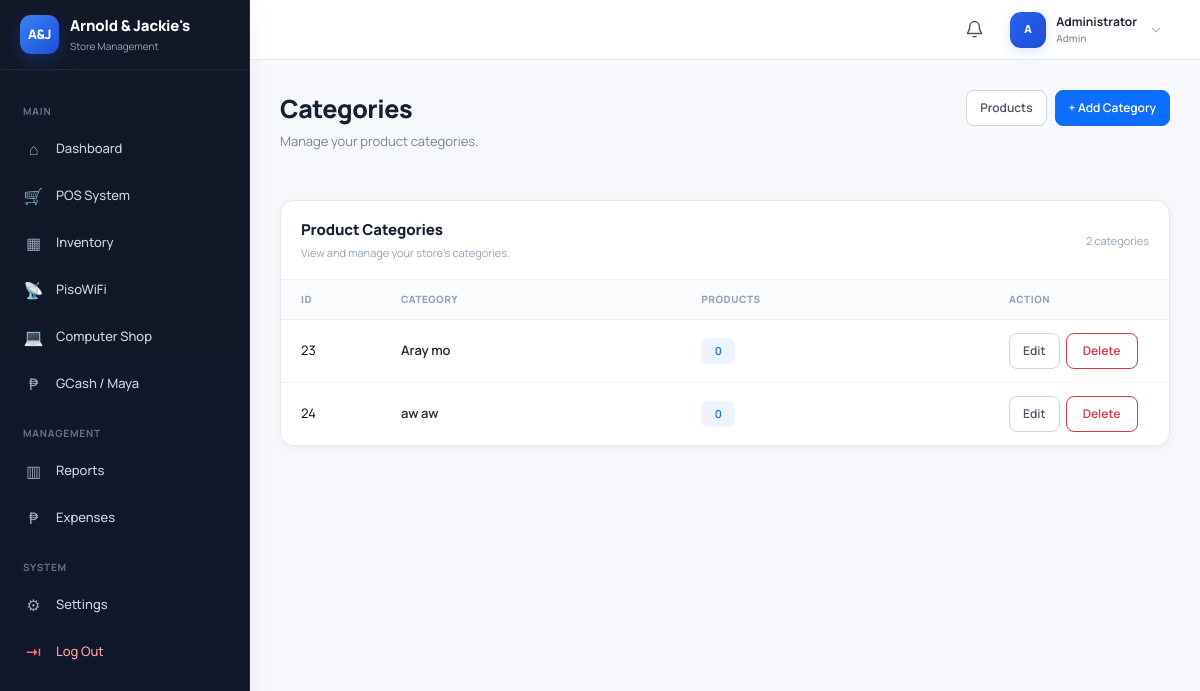
Page /categories/index.php (signed in) on the committed database.
### tables this page shows
CREATE TABLE `categories` (
  `id` int(10) unsigned NOT NULL AUTO_INCREMENT,
  `category_name` varchar(100) NOT NULL,
  `created_at` timestamp NOT NULL DEFAULT current_timestamp(),
  PRIMARY KEY (`id`),
  UNIQUE KEY `category_name` (`category_name`)
);

### categories/index.php (the view, shortened to what this page needs)
<?php
require_once '../config/auth.php';
$basePath = '../';
$categories = $pdo->query("
    SELECT
        c.id,
        c.category_name,
        COUNT(p.id) AS product_count
    FROM categories c
    LEFT JOIN products p
        ON p.category_id = c.id
        AND p.is_active = 1
    GROUP BY
        c.id,
        c.category_name
    ORDER BY
        c.id ASC
")->fetchAll();
?>
<!doctype html>
<html lang="en">
<head>
    <link
        href="https://cdn.jsdelivr.net/npm/bootstrap@5.3.3/dist/css/bootstrap.min.css"
        rel="stylesheet">
    <link
        rel="stylesheet"
        href="<?= $basePath ?>assets/css/admin.css">
</head>
<body>
    <?php
    require_once $basePath . 'includes/sidebar.php';
    ?>
    <div class="main">
        <?php
        require_once $basePath . 'includes/topbar.php';
        ?>
        <main class="content">
            <div
                class="d-flex justify-content-between align-items-start mb-4">
                <div>
                    <div class="page-title">
                        Categories
                    </div>
                    <div class="page-subtitle">
                        Manage your product categories.
                    </div>
                </div>
                <div class="d-flex gap-2">
                    <a
                        href="../products/"
                        class="dashboard-button button-secondary">
                        Products
                    </a>
                    <button
                        type="button"
                        id="openAddCategoryModal"
                        class="dashboard-button button-primary">
                        + Add Category
                    </button>
                </div>
            </div>
            <div class="section-card">
                <div class="section-header">
                    <div>
                        <div class="section-title">
                            Product Categories
                        </div>
                        <div class="section-subtitle">
                            View and manage your store's categories.
                        </div>
                    </div>
                    <div class="section-subtitle">
                        <?= count($categories) ?>
                        categor<?= count($categories) === 1 ? 'y' : 'ies' ?>
                    </div>
                </div>
                <div class="table-responsive">
                    <table
                        class="table dashboard-table">
                        <thead>
                            <tr>
                                <th style="width: 100px;">
                                    ID
                                </th>
                                <th>
                                    Category
                                </th>
                                <th>
                                    Products
                                </th>
                                <th style="width: 180px;">
                                    Action
                                </th>
                            </tr>
                        </thead>
                        <tbody>
                            <?php foreach (
                                $categories
                                as $category
                            ): ?>
                                <tr>
                                    <td class="category-id">
                                        <?= (int)$category['id'] ?>
                                    </td>
                                    <td>
                                        <div class="category-name">
                                            <?= htmlspecialchars(
                                                $category['category_name']
                                            ) ?>
                                        </div>
                                    </td>
                                    <td>
                                        <span class="product-count">
                                            <?= (int)$category['product_count'] ?>
                                        </span>
                                    </td>
                                    <td>
                                        <div class="category-actions">
                                            <a
                                                href="edit.php?id=<?= (int)$category['id'] ?>"
                                                class="dashboard-button button-secondary">
                                                Edit
                                            </a>
                                            <?php if (
                                                (int)$category['product_count'] === 0
                                            ): ?>
                                                <button
                                                    type="button"
                                                    class="category-action-delete delete-category-button"
                                                    data-id="<?= (int)$category['id'] ?>"
                                                    data-name="<?= htmlspecialchars(
                                                                    $category['category_name'],
                                                                    ENT_QUOTES,
                                                                    'UTF-8'
                                                                ) ?>">
                                                    Delete
                                                </button>
                                            <?php endif; ?>
                                        </div>
                                    </td>
                                </tr>
                            <?php endforeach; ?>
                        </tbody>
                    </table>
                </div>
            </div>
        </main>
    </div>
</body>
</html>

### assets/css/admin.css (style rules this page uses)
:root { --primary: #2563eb; --primary-hover: #1d4ed8; --primary-soft: #eff6ff; --primary-light: #dbeafe; --success: #16a34a; --success-soft: #ecfdf3; --danger: #dc2626; --danger-soft: #fef2f2; --warning: #d97706; --warning-soft: #fffbeb; --info: #0891b2; --info-soft: #ecfeff; --purple: #7c3aed; --purple-soft: #f5f3ff; --page-bg: #f6f8fc; --surface: #ffffff; --surface-soft: #f8fafc; --surface-hover: #f1f5f9; --text: #172033; --text-secondary: #475569; --text-muted: #7b8494; --text-light: #94a3b8; --border: #e5e7eb; --border-light: #edf0f4; --border-dark: #d9dee7; --sidebar-bg: #0f172a; --sidebar-surface: #111c31; --sidebar-border: rgba(255, 255, 255, .08); --sidebar-text: #cbd5e1; --sidebar-muted: #64748b; --radius-xs: 6px; --radius-sm: 8px; --radius-md: 10px; --radius-lg: 14px; --radius-xl: 18px; --radius-2xl: 22px; --shadow-xs: 0 1px 2px rgba(15, 23, 42, .04); --shadow-sm: 0 2px 8px rgba(15, 23, 42, .05); --shadow-md: 0 8px 24px rgba(15, 23, 42, .07); --shadow-lg: 0 16px 40px rgba(15, 23, 42, .10); --shadow-xl: 0 24px 60px rgba(15, 23, 42, .14); --ease: cubic-bezier(.22, 1, .36, 1); --transition-fast: 150ms var(--ease); --transition: 220ms var(--ease); --transition-slow: 350ms var(--ease); }
*, *::before, *::after { box-sizing: border-box; }
html { scroll-behavior: smooth; }
body { margin: 0; font-family: "Manrope", -apple-system, BlinkMacSystemFont, "Segoe UI", sans-serif; background: var(--page-bg); color: var(--text); font-size: 14px; line-height: 1.5; -webkit-font-smoothing: antialiased; -moz-osx-font-smoothing: grayscale; text-rendering: optimizeLegibility; }
a { color: inherit; }
button, input, textarea, select { font: inherit; }
button { -webkit-tap-highlight-color: transparent; }
* { scrollbar-width: thin; scrollbar-color: #cbd5e1 transparent; }
.main { margin-left: 250px; min-height: 100vh; transition: margin-left var(--transition); }
.content { padding: 30px; animation: pageContentEnter .4s var(--ease); }
.page-title { font-size: 25px; font-weight: 750; letter-spacing: -.45px; margin: 0 0 4px; }
.page-subtitle { color: var(--text-muted); font-size: 13px; margin-bottom: 25px; }
.section-card { background: var(--surface); border: 1px solid var(--border); border-radius: var(--radius-lg); box-shadow: var(--shadow-sm); overflow: hidden; transition: box-shadow var(--transition), border-color var(--transition); }
.section-header { padding: 18px 20px; border-bottom: 1px solid var(--border-light); display: flex; justify-content: space-between; align-items: center; }
.section-title { font-size: 15px; font-weight: 750; margin: 0; letter-spacing: -.15px; }
.section-subtitle { font-size: 11px; color: var(--text-light); margin-top: 3px; }
.dashboard-table { margin: 0; }
.dashboard-table th { font-size: 10px; color: var(--text-light); text-transform: uppercase; font-weight: 750; letter-spacing: .5px; background: #fafbfc; border-bottom: 1px solid var(--border-light); padding: 12px 20px; white-space: nowrap; }
.dashboard-table td { padding: 13px 20px; font-size: 13px; vertical-align: middle; border-bottom: 1px solid #f0f2f5; }
.dashboard-table tbody tr { transition: background var(--transition-fast); }
.dashboard-table tr:last-child td { border-bottom: 0; }
.table-responsive { scrollbar-width: thin; }

### categories/index.php (style rules this page uses)
.dashboard-button { display: inline-block; padding: 8px 13px; border-radius: 8px; font-size: 12px; font-weight: 600; text-decoration: none; transition: .15s; white-space: nowrap; }
.button-primary { background: #0d6efd; color: #ffffff; border: 1px solid #0d6efd; }
.button-secondary { background: #ffffff; color: #4b5563; border: 1px solid #d1d5db; }
.category-id { color: #8b94a3; font-size: 13px; }
.category-name { font-size: 13px; font-weight: 600; color: #202938; }
.product-count { display: inline-flex; align-items: center; justify-content: center; min-width: 34px; padding: 5px 9px; border-radius: 7px; background: #eef4ff; color: #0d6efd; font-size: 11px; font-weight: 600; }
.category-actions { display: flex; align-items: center; gap: 6px; }
.category-action-delete { display: inline-flex; align-items: center; justify-content: center; min-width: 72px; min-height: 36px; padding: 0 12px; border: 1px solid #dc3545; border-radius: 8px; background: #ffffff; color: #dc3545; font-family: inherit; font-size: 12px; font-weight: 600; cursor: pointer; transition: background-color .15s ease, border-color .15s ease, color .15s ease, transform .15s ease; }

### rows in the picture
categories: id "23", category_name "Aray mo", product_count "0"
categories: id "24", category_name "aw aw", product_count "0"

### other values in the picture
$profileInitials "A"
$profileName "Administrator"
$profileRoleLabel "Admin"
count($categories) "2"
